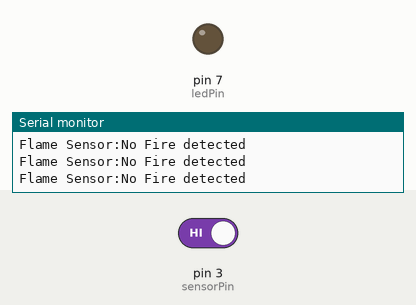
Recording of a sketch running on a simulated Arduino Uno, built with avr-gcc and run on an emulated ATmega328P. Parts: output pins drawn as LEDs (lit = HIGH), the last lines printed to the serial monitor. The inputs (shaded band) are chosen by the test bench; at power-on: pin 3 (sensorPin) HIGH.

Above: at 1.8 s.
1.9 s: pin 3 (sensorPin) driven LOW
At 3.2 s:
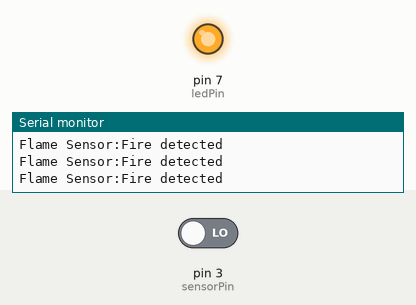
3.5 s: pin 3 (sensorPin) driven HIGH
At 4.4 s:
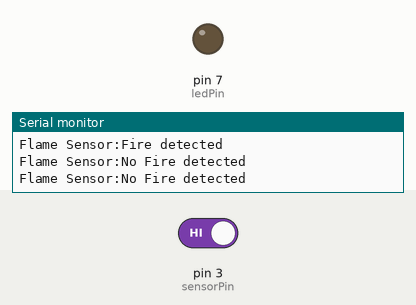
Timing chart, 0 to 6.5 s (numbered marks = the images above; inputs shaded):
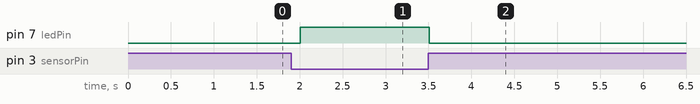

The sketch:

Flame_Sensor.ino
```cpp
/*** Atya Technologies -  Flame Sensor Code ***/

// Variables declaration:

int ledPin = 7;     //LED 7(ON BOARD LED) pin
int sensorPin = 3;  //Flame sensor digital pin

// the setup routine runs once when you press reset:

void setup() {
  // initialize serial communication at 9600 bits per second:
  Serial.begin(9600);
  Serial.println("Welcome to Atya Technologies Pvt. Ltd.");
  // Set sensorPin pin as input
  pinMode(sensorPin, INPUT);
  // Set led pin as output
  pinMode(ledPin, OUTPUT);
}

// the loop routine runs over and over again forever:

void loop() {
  Serial.print("Flame Sensor:");
  if (digitalRead(sensorPin) == 0) {
    digitalWrite(ledPin, HIGH);
    Serial.println("Fire detected");
    delay(500);
  } else {
    digitalWrite(ledPin, LOW);
    Serial.println("No Fire detected");
    delay(500);  //delay in milliseconds
  }
  Serial.println();
}
```

Measured:
- after the input at 1.9 s, pin 7 (ledPin): LOW → HIGH after 0.11 s
- after the input at 3.5 s, pin 7 (ledPin): HIGH → LOW at once
